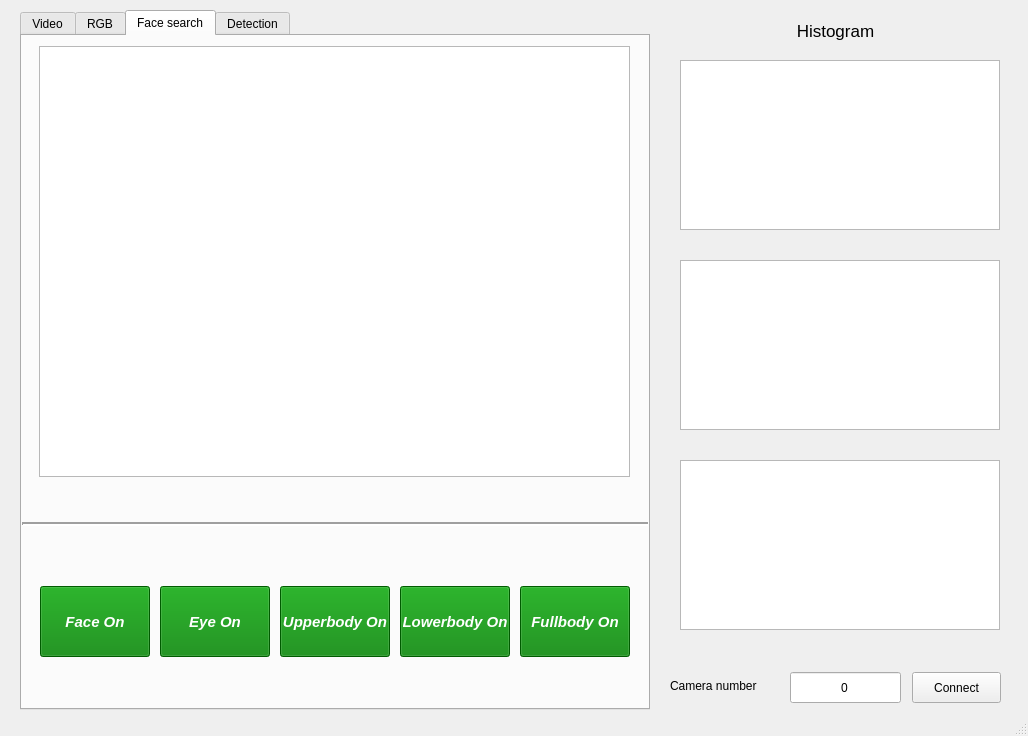
<?xml version="1.0" encoding="UTF-8"?>
<ui version="4.0">
 <class>MainWindow</class>
 <widget class="QMainWindow" name="MainWindow">
  <property name="geometry">
   <rect>
    <x>0</x>
    <y>0</y>
    <width>1028</width>
    <height>736</height>
   </rect>
  </property>
  <property name="windowTitle">
   <string>MainWindow</string>
  </property>
  <widget class="QWidget" name="centralwidget">
   <widget class="QTabWidget" name="tabWidget">
    <property name="geometry">
     <rect>
      <x>20</x>
      <y>10</y>
      <width>630</width>
      <height>700</height>
     </rect>
    </property>
    <property name="currentIndex">
     <number>2</number>
    </property>
    <widget class="QWidget" name="tab">
     <attribute name="title">
      <string>Video</string>
     </attribute>
     <widget class="QGraphicsView" name="mainvideo">
      <property name="geometry">
       <rect>
        <x>110</x>
        <y>70</y>
        <width>411</width>
        <height>261</height>
       </rect>
      </property>
      <property name="minimumSize">
       <size>
        <width>102</width>
        <height>65</height>
       </size>
      </property>
      <property name="maximumSize">
       <size>
        <width>822</width>
        <height>522</height>
       </size>
      </property>
     </widget>
     <widget class="QPushButton" name="leftbutton">
      <property name="geometry">
       <rect>
        <x>20</x>
        <y>510</y>
        <width>61</width>
        <height>60</height>
       </rect>
      </property>
      <property name="styleSheet">
       <string notr="true">border-image: url(:/resource/left.png);</string>
      </property>
      <property name="text">
       <string/>
      </property>
     </widget>
     <widget class="QPushButton" name="rightbutton">
      <property name="geometry">
       <rect>
        <x>180</x>
        <y>510</y>
        <width>61</width>
        <height>60</height>
       </rect>
      </property>
      <property name="styleSheet">
       <string notr="true">border-image: url(:/resource/right.png);</string>
      </property>
      <property name="text">
       <string/>
      </property>
     </widget>
     <widget class="QPushButton" name="downbutton">
      <property name="geometry">
       <rect>
        <x>100</x>
        <y>590</y>
        <width>60</width>
        <height>60</height>
       </rect>
      </property>
      <property name="sizePolicy">
       <sizepolicy hsizetype="Minimum" vsizetype="Fixed">
        <horstretch>0</horstretch>
        <verstretch>0</verstretch>
       </sizepolicy>
      </property>
      <property name="statusTip">
       <string/>
      </property>
      <property name="styleSheet">
       <string notr="true">border-image: url(:/resource/down.png);</string>
      </property>
      <property name="text">
       <string/>
      </property>
      <property name="iconSize">
       <size>
        <width>25</width>
        <height>50</height>
       </size>
      </property>
      <property name="checkable">
       <bool>false</bool>
      </property>
      <property name="checked">
       <bool>false</bool>
      </property>
      <property name="autoRepeat">
       <bool>false</bool>
      </property>
      <property name="autoExclusive">
       <bool>false</bool>
      </property>
      <property name="autoRepeatDelay">
       <number>300</number>
      </property>
     </widget>
     <widget class="QPushButton" name="upbutton">
      <property name="geometry">
       <rect>
        <x>100</x>
        <y>430</y>
        <width>60</width>
        <height>60</height>
       </rect>
      </property>
      <property name="styleSheet">
       <string notr="true">border-image: url(:/resource/up.png);</string>
      </property>
      <property name="text">
       <string/>
      </property>
     </widget>
     <widget class="QPushButton" name="Refrash">
      <property name="geometry">
       <rect>
        <x>100</x>
        <y>510</y>
        <width>61</width>
        <height>60</height>
       </rect>
      </property>
      <property name="styleSheet">
       <string notr="true">border-image: url(:/resource/reset.png);</string>
      </property>
      <property name="text">
       <string/>
      </property>
     </widget>
     <widget class="QPushButton" name="leftround">
      <property name="geometry">
       <rect>
        <x>270</x>
        <y>470</y>
        <width>80</width>
        <height>60</height>
       </rect>
      </property>
      <property name="styleSheet">
       <string notr="true">border-image: url(:/resource/leftround.png);</string>
      </property>
      <property name="text">
       <string/>
      </property>
     </widget>
     <widget class="QPushButton" name="rightround">
      <property name="geometry">
       <rect>
        <x>370</x>
        <y>470</y>
        <width>80</width>
        <height>60</height>
       </rect>
      </property>
      <property name="styleSheet">
       <string notr="true">border-image: url(:/resource/rightround.png);</string>
      </property>
      <property name="text">
       <string/>
      </property>
     </widget>
     <widget class="Line" name="line">
      <property name="geometry">
       <rect>
        <x>0</x>
        <y>410</y>
        <width>631</width>
        <height>16</height>
       </rect>
      </property>
      <property name="lineWidth">
       <number>2</number>
      </property>
      <property name="orientation">
       <enum>Qt::Horizontal</enum>
      </property>
     </widget>
     <widget class="QPushButton" name="Expansion">
      <property name="geometry">
       <rect>
        <x>270</x>
        <y>550</y>
        <width>80</width>
        <height>60</height>
       </rect>
      </property>
      <property name="styleSheet">
       <string notr="true">border-image: url(:/resource/Expansion.png);</string>
      </property>
      <property name="text">
       <string/>
      </property>
     </widget>
     <widget class="QPushButton" name="Reduce">
      <property name="geometry">
       <rect>
        <x>370</x>
        <y>550</y>
        <width>80</width>
        <height>60</height>
       </rect>
      </property>
      <property name="styleSheet">
       <string notr="true">border-image: url(:/resource/Reduce.png);</string>
      </property>
      <property name="text">
       <string/>
      </property>
     </widget>
     <widget class="QPushButton" name="RECbutton">
      <property name="geometry">
       <rect>
        <x>480</x>
        <y>510</y>
        <width>120</width>
        <height>60</height>
       </rect>
      </property>
      <property name="styleSheet">
       <string notr="true">background-color:red; color:white; border-radius: 10px; padding: 2px; font: bold italic 32px</string>
      </property>
      <property name="text">
       <string>REC</string>
      </property>
     </widget>
    </widget>
    <widget class="QWidget" name="tab_2">
     <attribute name="title">
      <string>RGB</string>
     </attribute>
     <widget class="QGraphicsView" name="RGBvideo">
      <property name="geometry">
       <rect>
        <x>17</x>
        <y>10</y>
        <width>591</width>
        <height>431</height>
       </rect>
      </property>
     </widget>
     <widget class="Line" name="line_3">
      <property name="geometry">
       <rect>
        <x>0</x>
        <y>480</y>
        <width>631</width>
        <height>16</height>
       </rect>
      </property>
      <property name="frameShadow">
       <enum>QFrame::Sunken</enum>
      </property>
      <property name="lineWidth">
       <number>2</number>
      </property>
      <property name="orientation">
       <enum>Qt::Horizontal</enum>
      </property>
     </widget>
     <widget class="QCheckBox" name="RedCheck">
      <property name="geometry">
       <rect>
        <x>50</x>
        <y>520</y>
        <width>100</width>
        <height>51</height>
       </rect>
      </property>
      <property name="font">
       <font>
        <pointsize>15</pointsize>
       </font>
      </property>
      <property name="layoutDirection">
       <enum>Qt::RightToLeft</enum>
      </property>
      <property name="text">
       <string>RED</string>
      </property>
     </widget>
     <widget class="QCheckBox" name="BlueCheck">
      <property name="geometry">
       <rect>
        <x>430</x>
        <y>520</y>
        <width>100</width>
        <height>51</height>
       </rect>
      </property>
      <property name="font">
       <font>
        <pointsize>15</pointsize>
       </font>
      </property>
      <property name="layoutDirection">
       <enum>Qt::RightToLeft</enum>
      </property>
      <property name="text">
       <string>GREEN</string>
      </property>
     </widget>
     <widget class="QCheckBox" name="GreenCheck">
      <property name="geometry">
       <rect>
        <x>240</x>
        <y>520</y>
        <width>100</width>
        <height>51</height>
       </rect>
      </property>
      <property name="font">
       <font>
        <pointsize>15</pointsize>
       </font>
      </property>
      <property name="layoutDirection">
       <enum>Qt::RightToLeft</enum>
      </property>
      <property name="text">
       <string>BLUE</string>
      </property>
     </widget>
     <widget class="QPushButton" name="RGBchannel">
      <property name="geometry">
       <rect>
        <x>220</x>
        <y>600</y>
        <width>171</width>
        <height>41</height>
       </rect>
      </property>
      <property name="text">
       <string>1channel</string>
      </property>
     </widget>
    </widget>
    <widget class="QWidget" name="tab_3">
     <attribute name="title">
      <string>Face search</string>
     </attribute>
     <widget class="QGraphicsView" name="searchvideo">
      <property name="geometry">
       <rect>
        <x>17</x>
        <y>10</y>
        <width>591</width>
        <height>431</height>
       </rect>
      </property>
     </widget>
     <widget class="QPushButton" name="facebutton">
      <property name="geometry">
       <rect>
        <x>18</x>
        <y>550</y>
        <width>110</width>
        <height>71</height>
       </rect>
      </property>
      <property name="styleSheet">
       <string notr="true">padding: 2px; background-color: green; font: bold italic 15px; color:white;</string>
      </property>
      <property name="text">
       <string>Face On</string>
      </property>
     </widget>
     <widget class="QPushButton" name="eyebutton">
      <property name="geometry">
       <rect>
        <x>138</x>
        <y>550</y>
        <width>110</width>
        <height>71</height>
       </rect>
      </property>
      <property name="styleSheet">
       <string notr="true">padding: 2px; background-color: green; font: bold italic 15px; color:white;</string>
      </property>
      <property name="text">
       <string>Eye On</string>
      </property>
     </widget>
     <widget class="Line" name="line_4">
      <property name="geometry">
       <rect>
        <x>0</x>
        <y>480</y>
        <width>631</width>
        <height>16</height>
       </rect>
      </property>
      <property name="frameShadow">
       <enum>QFrame::Sunken</enum>
      </property>
      <property name="lineWidth">
       <number>2</number>
      </property>
      <property name="orientation">
       <enum>Qt::Horizontal</enum>
      </property>
     </widget>
     <widget class="QPushButton" name="upbody">
      <property name="geometry">
       <rect>
        <x>258</x>
        <y>550</y>
        <width>110</width>
        <height>71</height>
       </rect>
      </property>
      <property name="styleSheet">
       <string notr="true">padding: 2px; background-color: green; font: bold italic 15px; color:white;</string>
      </property>
      <property name="text">
       <string>Upperbody On</string>
      </property>
     </widget>
     <widget class="QPushButton" name="downbody">
      <property name="geometry">
       <rect>
        <x>378</x>
        <y>550</y>
        <width>110</width>
        <height>71</height>
       </rect>
      </property>
      <property name="styleSheet">
       <string notr="true">padding: 2px; background-color: green; font: bold italic 15px; color:white;</string>
      </property>
      <property name="text">
       <string>Lowerbody On</string>
      </property>
     </widget>
     <widget class="QPushButton" name="fullbody">
      <property name="geometry">
       <rect>
        <x>498</x>
        <y>550</y>
        <width>110</width>
        <height>71</height>
       </rect>
      </property>
      <property name="styleSheet">
       <string notr="true">padding: 2px; background-color: green; font: bold italic 15px; color:white;</string>
      </property>
      <property name="text">
       <string>Fullbody On</string>
      </property>
     </widget>
    </widget>
    <widget class="QWidget" name="tab_4">
     <attribute name="title">
      <string>Detection</string>
     </attribute>
     <widget class="QGraphicsView" name="Detectionvideo">
      <property name="geometry">
       <rect>
        <x>20</x>
        <y>20</y>
        <width>591</width>
        <height>371</height>
       </rect>
      </property>
     </widget>
     <widget class="QPushButton" name="Linedetection">
      <property name="geometry">
       <rect>
        <x>350</x>
        <y>480</y>
        <width>131</width>
        <height>71</height>
       </rect>
      </property>
      <property name="styleSheet">
       <string notr="true">#Linedetection{padding: 2px; background-color: green; font: bold italic 15px; color:white;}</string>
      </property>
      <property name="text">
       <string>Line
Detection On</string>
      </property>
     </widget>
     <widget class="QPushButton" name="Cornerdetection">
      <property name="geometry">
       <rect>
        <x>140</x>
        <y>570</y>
        <width>131</width>
        <height>71</height>
       </rect>
      </property>
      <property name="styleSheet">
       <string notr="true">padding: 2px; background-color: green; font: bold italic 15px; color:white;</string>
      </property>
      <property name="text">
       <string>Corner
Detection On</string>
      </property>
     </widget>
     <widget class="QPushButton" name="Fouriertransform">
      <property name="geometry">
       <rect>
        <x>350</x>
        <y>570</y>
        <width>131</width>
        <height>71</height>
       </rect>
      </property>
      <property name="styleSheet">
       <string notr="true">padding: 2px; background-color: green; font: bold italic 15px; color:white;</string>
      </property>
      <property name="text">
       <string>Fourier
Transform On</string>
      </property>
     </widget>
     <widget class="Line" name="line_2">
      <property name="geometry">
       <rect>
        <x>0</x>
        <y>450</y>
        <width>631</width>
        <height>16</height>
       </rect>
      </property>
      <property name="lineWidth">
       <number>2</number>
      </property>
      <property name="orientation">
       <enum>Qt::Horizontal</enum>
      </property>
     </widget>
     <widget class="QPushButton" name="Edgedetection">
      <property name="geometry">
       <rect>
        <x>140</x>
        <y>480</y>
        <width>131</width>
        <height>71</height>
       </rect>
      </property>
      <property name="styleSheet">
       <string notr="true">padding: 2px; background-color: green; font: bold italic 15px; color:white;</string>
      </property>
      <property name="text">
       <string>Edge
Detection On</string>
      </property>
     </widget>
    </widget>
   </widget>
   <widget class="QGraphicsView" name="RedHisto">
    <property name="geometry">
     <rect>
      <x>680</x>
      <y>60</y>
      <width>320</width>
      <height>170</height>
     </rect>
    </property>
   </widget>
   <widget class="QGraphicsView" name="GreenHisto">
    <property name="geometry">
     <rect>
      <x>680</x>
      <y>260</y>
      <width>320</width>
      <height>170</height>
     </rect>
    </property>
   </widget>
   <widget class="QGraphicsView" name="BlueHisto">
    <property name="geometry">
     <rect>
      <x>680</x>
      <y>460</y>
      <width>320</width>
      <height>170</height>
     </rect>
    </property>
   </widget>
   <widget class="QPushButton" name="connectbt">
    <property name="geometry">
     <rect>
      <x>912</x>
      <y>672</y>
      <width>89</width>
      <height>31</height>
     </rect>
    </property>
    <property name="text">
     <string>Connect</string>
    </property>
   </widget>
   <widget class="QLabel" name="cntext">
    <property name="geometry">
     <rect>
      <x>670</x>
      <y>670</y>
      <width>121</width>
      <height>31</height>
     </rect>
    </property>
    <property name="text">
     <string>Camera number</string>
    </property>
   </widget>
   <widget class="QLabel" name="Histogram">
    <property name="geometry">
     <rect>
      <x>780</x>
      <y>20</y>
      <width>111</width>
      <height>21</height>
     </rect>
    </property>
    <property name="font">
     <font>
      <pointsize>13</pointsize>
     </font>
    </property>
    <property name="text">
     <string>Histogram</string>
    </property>
    <property name="textFormat">
     <enum>Qt::AutoText</enum>
    </property>
    <property name="alignment">
     <set>Qt::AlignCenter</set>
    </property>
   </widget>
   <widget class="QLineEdit" name="cameranumedit">
    <property name="geometry">
     <rect>
      <x>790</x>
      <y>672</y>
      <width>111</width>
      <height>31</height>
     </rect>
    </property>
    <property name="font">
     <font>
      <weight>50</weight>
      <italic>false</italic>
      <bold>false</bold>
      <underline>false</underline>
      <strikeout>false</strikeout>
      <stylestrategy>PreferDefault</stylestrategy>
      <kerning>true</kerning>
     </font>
    </property>
    <property name="mouseTracking">
     <bool>true</bool>
    </property>
    <property name="tabletTracking">
     <bool>false</bool>
    </property>
    <property name="toolTipDuration">
     <number>-1</number>
    </property>
    <property name="layoutDirection">
     <enum>Qt::LeftToRight</enum>
    </property>
    <property name="inputMask">
     <string/>
    </property>
    <property name="text">
     <string>0</string>
    </property>
    <property name="maxLength">
     <number>10000</number>
    </property>
    <property name="frame">
     <bool>true</bool>
    </property>
    <property name="echoMode">
     <enum>QLineEdit::Normal</enum>
    </property>
    <property name="cursorPosition">
     <number>1</number>
    </property>
    <property name="alignment">
     <set>Qt::AlignCenter</set>
    </property>
    <property name="dragEnabled">
     <bool>false</bool>
    </property>
    <property name="readOnly">
     <bool>false</bool>
    </property>
   </widget>
  </widget>
  <widget class="QStatusBar" name="statusbar"/>
 </widget>
 <resources/>
 <connections/>
</ui>
